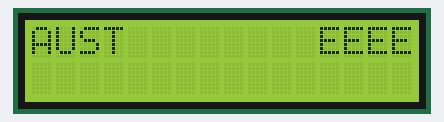
Bench run of a sketch on a simulated Arduino Uno, built with avr-gcc and run on an emulated ATmega328P. Shown: 16×2 character LCD.

Above: at 0.1 s.
At 0.6 s:
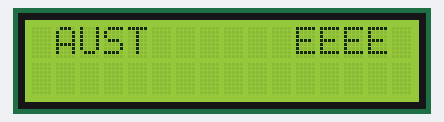
At 1.1 s:
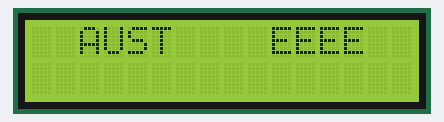
At 2.2 s:
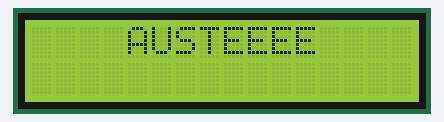
At 3.2 s:
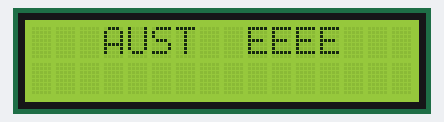
At 5.2 s:
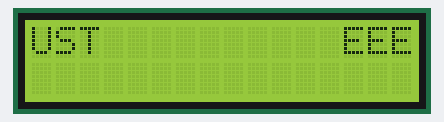

The sketch:

LCD_VARIANT_2.ino
```cpp
#include<Wire.h>
#include<LiquidCrystal_I2C.h>
LiquidCrystal_I2C lcd(0x27, 16, 2);


void setup() {
  // put your setup code here, to run once:
  lcd.init();
  lcd.backlight();


}

void loop() {
  // put your main code here, to run repeatedly:


  for (int t = 1; t <= 2; t++)
  {
    if (t ==1)
    {
      for (int i =0, j = 12; i<=4, j >= 8; i++ , j--)
      {
        lcd.setCursor(i, 0);
        lcd.print("AUST");
        lcd.setCursor(j, 0);
        lcd.print("EEEE");
        delay(500);
        lcd.clear();


      }
    }

    else if (t >1)
    {
      for (int i = 4, j = 8; i >= 0, j <= 13; i-- , j++)
      {
        lcd.setCursor(i, 0);
        lcd.print("AUST");
        lcd.setCursor(j, 0);
        lcd.print("EEEE");
        delay(500);
        lcd.clear();


      }
    }

  }

}
```

Measured:
- by itself, everything shown: repeats every 5.6 s, in 11 steps
- what the display in image 1 shows lasts 0.5 s, from 0.6 s to 1.1 s
- what the display in image 3 shows lasts 1.0 s, from 2.1 s to 3.1 s
